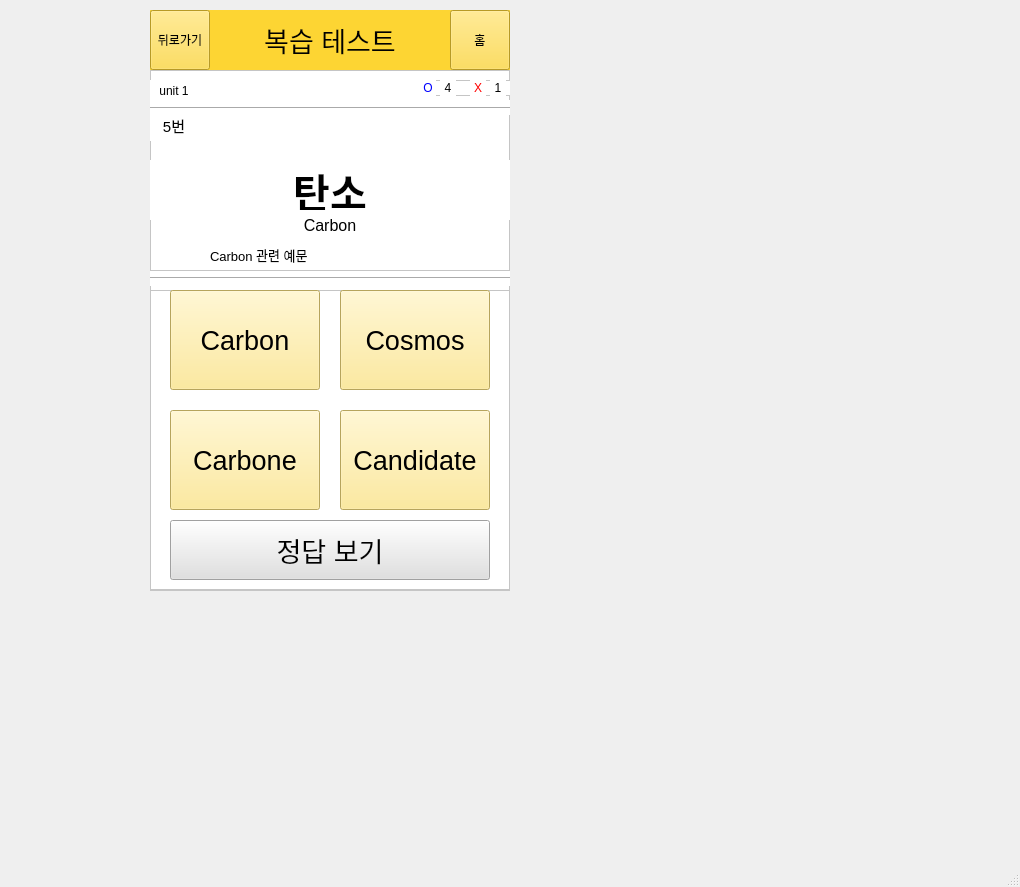
<?xml version="1.0" encoding="UTF-8"?>
<ui version="4.0">
 <class>MainWindow</class>
 <widget class="QMainWindow" name="MainWindow">
  <property name="geometry">
   <rect>
    <x>0</x>
    <y>0</y>
    <width>1020</width>
    <height>887</height>
   </rect>
  </property>
  <property name="windowTitle">
   <string>MainWindow</string>
  </property>
  <property name="styleSheet">
   <string notr="true"/>
  </property>
  <widget class="QWidget" name="centralwidget">
   <widget class="QFrame" name="frame">
    <property name="geometry">
     <rect>
      <x>150</x>
      <y>10</y>
      <width>360</width>
      <height>581</height>
     </rect>
    </property>
    <property name="maximumSize">
     <size>
      <width>360</width>
      <height>600</height>
     </size>
    </property>
    <property name="styleSheet">
     <string notr="true">background-color: white ;</string>
    </property>
    <property name="frameShape">
     <enum>QFrame::Shape::StyledPanel</enum>
    </property>
    <property name="frameShadow">
     <enum>QFrame::Shadow::Raised</enum>
    </property>
    <widget class="QLabel" name="label">
     <property name="geometry">
      <rect>
       <x>0</x>
       <y>0</y>
       <width>360</width>
       <height>60</height>
      </rect>
     </property>
     <property name="maximumSize">
      <size>
       <width>360</width>
       <height>60</height>
      </size>
     </property>
     <property name="styleSheet">
      <string notr="true">background-color : rgba(253, 213, 51, 0.97) ;</string>
     </property>
     <property name="text">
      <string/>
     </property>
    </widget>
    <widget class="QPushButton" name="go_back_but">
     <property name="geometry">
      <rect>
       <x>0</x>
       <y>0</y>
       <width>60</width>
       <height>60</height>
      </rect>
     </property>
     <property name="maximumSize">
      <size>
       <width>60</width>
       <height>60</height>
      </size>
     </property>
     <property name="styleSheet">
      <string notr="true">background-color: rgba(253, 213, 51, 0.97) ;
</string>
     </property>
     <property name="text">
      <string>뒤로가기</string>
     </property>
    </widget>
    <widget class="QPushButton" name="home_but">
     <property name="geometry">
      <rect>
       <x>300</x>
       <y>0</y>
       <width>60</width>
       <height>60</height>
      </rect>
     </property>
     <property name="maximumSize">
      <size>
       <width>60</width>
       <height>60</height>
      </size>
     </property>
     <property name="styleSheet">
      <string notr="true">background-color: rgba(253, 213, 51, 0.97) ;
</string>
     </property>
     <property name="text">
      <string>홈</string>
     </property>
    </widget>
    <widget class="QLabel" name="page_name">
     <property name="geometry">
      <rect>
       <x>60</x>
       <y>0</y>
       <width>240</width>
       <height>60</height>
      </rect>
     </property>
     <property name="maximumSize">
      <size>
       <width>240</width>
       <height>60</height>
      </size>
     </property>
     <property name="font">
      <font>
       <pointsize>20</pointsize>
      </font>
     </property>
     <property name="styleSheet">
      <string notr="true">background-color : rgba(253, 213, 51, 0.97) ;</string>
     </property>
     <property name="text">
      <string>복습 테스트</string>
     </property>
     <property name="alignment">
      <set>Qt::AlignmentFlag::AlignCenter</set>
     </property>
    </widget>
    <widget class="QFrame" name="frame_3">
     <property name="geometry">
      <rect>
       <x>0</x>
       <y>60</y>
       <width>360</width>
       <height>45</height>
      </rect>
     </property>
     <property name="maximumSize">
      <size>
       <width>360</width>
       <height>45</height>
      </size>
     </property>
     <property name="frameShape">
      <enum>QFrame::Shape::StyledPanel</enum>
     </property>
     <property name="frameShadow">
      <enum>QFrame::Shadow::Raised</enum>
     </property>
     <widget class="Line" name="line">
      <property name="geometry">
       <rect>
        <x>0</x>
        <y>30</y>
        <width>365</width>
        <height>16</height>
       </rect>
      </property>
      <property name="maximumSize">
       <size>
        <width>365</width>
        <height>16777215</height>
       </size>
      </property>
      <property name="font">
       <font>
        <bold>false</bold>
       </font>
      </property>
      <property name="orientation">
       <enum>Qt::Orientation::Horizontal</enum>
      </property>
     </widget>
     <widget class="QLabel" name="unit_name">
      <property name="geometry">
       <rect>
        <x>0</x>
        <y>10</y>
        <width>48</width>
        <height>21</height>
       </rect>
      </property>
      <property name="text">
       <string>unit 1</string>
      </property>
      <property name="alignment">
       <set>Qt::AlignmentFlag::AlignCenter</set>
      </property>
     </widget>
     <widget class="QFrame" name="frame_2">
      <property name="geometry">
       <rect>
        <x>270</x>
        <y>10</y>
        <width>91</width>
        <height>16</height>
       </rect>
      </property>
      <property name="frameShape">
       <enum>QFrame::Shape::StyledPanel</enum>
      </property>
      <property name="frameShadow">
       <enum>QFrame::Shadow::Raised</enum>
      </property>
      <widget class="QLabel" name="label_2">
       <property name="geometry">
        <rect>
         <x>0</x>
         <y>0</y>
         <width>16</width>
         <height>16</height>
        </rect>
       </property>
       <property name="styleSheet">
        <string notr="true">color : blue</string>
       </property>
       <property name="text">
        <string>O</string>
       </property>
       <property name="alignment">
        <set>Qt::AlignmentFlag::AlignCenter</set>
       </property>
      </widget>
      <widget class="QLabel" name="label_6">
       <property name="geometry">
        <rect>
         <x>50</x>
         <y>0</y>
         <width>16</width>
         <height>16</height>
        </rect>
       </property>
       <property name="styleSheet">
        <string notr="true">Color : red ;</string>
       </property>
       <property name="text">
        <string>X</string>
       </property>
       <property name="alignment">
        <set>Qt::AlignmentFlag::AlignCenter</set>
       </property>
      </widget>
      <widget class="QLabel" name="q_right">
       <property name="geometry">
        <rect>
         <x>20</x>
         <y>0</y>
         <width>16</width>
         <height>16</height>
        </rect>
       </property>
       <property name="text">
        <string>4</string>
       </property>
       <property name="alignment">
        <set>Qt::AlignmentFlag::AlignCenter</set>
       </property>
      </widget>
      <widget class="QLabel" name="q_wrong">
       <property name="geometry">
        <rect>
         <x>70</x>
         <y>0</y>
         <width>16</width>
         <height>16</height>
        </rect>
       </property>
       <property name="text">
        <string>1</string>
       </property>
       <property name="alignment">
        <set>Qt::AlignmentFlag::AlignCenter</set>
       </property>
      </widget>
      <zorder>label_6</zorder>
      <zorder>q_right</zorder>
      <zorder>q_wrong</zorder>
      <zorder>label_2</zorder>
     </widget>
    </widget>
    <widget class="QLabel" name="q_num">
     <property name="geometry">
      <rect>
       <x>0</x>
       <y>100</y>
       <width>48</width>
       <height>31</height>
      </rect>
     </property>
     <property name="font">
      <font>
       <pointsize>11</pointsize>
      </font>
     </property>
     <property name="text">
      <string>5번</string>
     </property>
     <property name="alignment">
      <set>Qt::AlignmentFlag::AlignCenter</set>
     </property>
    </widget>
    <widget class="Line" name="line_2">
     <property name="geometry">
      <rect>
       <x>0</x>
       <y>260</y>
       <width>365</width>
       <height>16</height>
      </rect>
     </property>
     <property name="maximumSize">
      <size>
       <width>365</width>
       <height>16777215</height>
      </size>
     </property>
     <property name="font">
      <font>
       <bold>false</bold>
      </font>
     </property>
     <property name="orientation">
      <enum>Qt::Orientation::Horizontal</enum>
     </property>
    </widget>
    <widget class="QFrame" name="frame_5">
     <property name="geometry">
      <rect>
       <x>0</x>
       <y>280</y>
       <width>360</width>
       <height>300</height>
      </rect>
     </property>
     <property name="maximumSize">
      <size>
       <width>360</width>
       <height>300</height>
      </size>
     </property>
     <property name="styleSheet">
      <string notr="true">background-color : white ;</string>
     </property>
     <property name="frameShape">
      <enum>QFrame::Shape::StyledPanel</enum>
     </property>
     <property name="frameShadow">
      <enum>QFrame::Shadow::Raised</enum>
     </property>
     <widget class="QPushButton" name="ans_1">
      <property name="geometry">
       <rect>
        <x>20</x>
        <y>0</y>
        <width>150</width>
        <height>100</height>
       </rect>
      </property>
      <property name="maximumSize">
       <size>
        <width>150</width>
        <height>100</height>
       </size>
      </property>
      <property name="font">
       <font>
        <pointsize>20</pointsize>
       </font>
      </property>
      <property name="styleSheet">
       <string notr="true">background-color : rgb(255, 230, 130) ;</string>
      </property>
      <property name="text">
       <string>Carbon</string>
      </property>
     </widget>
     <widget class="QPushButton" name="ans_2">
      <property name="geometry">
       <rect>
        <x>190</x>
        <y>0</y>
        <width>150</width>
        <height>100</height>
       </rect>
      </property>
      <property name="maximumSize">
       <size>
        <width>150</width>
        <height>100</height>
       </size>
      </property>
      <property name="font">
       <font>
        <pointsize>20</pointsize>
       </font>
      </property>
      <property name="styleSheet">
       <string notr="true">background-color : rgb(255, 230, 130) ;</string>
      </property>
      <property name="text">
       <string>Cosmos</string>
      </property>
     </widget>
     <widget class="QPushButton" name="ans_3">
      <property name="geometry">
       <rect>
        <x>20</x>
        <y>120</y>
        <width>150</width>
        <height>100</height>
       </rect>
      </property>
      <property name="maximumSize">
       <size>
        <width>150</width>
        <height>100</height>
       </size>
      </property>
      <property name="font">
       <font>
        <pointsize>20</pointsize>
       </font>
      </property>
      <property name="styleSheet">
       <string notr="true">background-color : rgb(255, 230, 130) ;</string>
      </property>
      <property name="text">
       <string>Carbone</string>
      </property>
     </widget>
     <widget class="QPushButton" name="ans_4">
      <property name="geometry">
       <rect>
        <x>190</x>
        <y>120</y>
        <width>150</width>
        <height>100</height>
       </rect>
      </property>
      <property name="maximumSize">
       <size>
        <width>150</width>
        <height>100</height>
       </size>
      </property>
      <property name="font">
       <font>
        <pointsize>20</pointsize>
       </font>
      </property>
      <property name="styleSheet">
       <string notr="true">background-color : rgb(255, 230, 130) ;</string>
      </property>
      <property name="text">
       <string>Candidate</string>
      </property>
     </widget>
     <widget class="QPushButton" name="look_ans">
      <property name="geometry">
       <rect>
        <x>20</x>
        <y>230</y>
        <width>320</width>
        <height>60</height>
       </rect>
      </property>
      <property name="maximumSize">
       <size>
        <width>320</width>
        <height>60</height>
       </size>
      </property>
      <property name="font">
       <font>
        <pointsize>20</pointsize>
       </font>
      </property>
      <property name="styleSheet">
       <string notr="true">background-color : rgb(224, 224, 224) ;</string>
      </property>
      <property name="text">
       <string>정답 보기</string>
      </property>
     </widget>
    </widget>
    <widget class="QFrame" name="frame_6">
     <property name="geometry">
      <rect>
       <x>0</x>
       <y>150</y>
       <width>360</width>
       <height>111</height>
      </rect>
     </property>
     <property name="maximumSize">
      <size>
       <width>360</width>
       <height>120</height>
      </size>
     </property>
     <property name="frameShape">
      <enum>QFrame::Shape::StyledPanel</enum>
     </property>
     <property name="frameShadow">
      <enum>QFrame::Shadow::Raised</enum>
     </property>
     <widget class="QLabel" name="q_name">
      <property name="geometry">
       <rect>
        <x>0</x>
        <y>0</y>
        <width>360</width>
        <height>60</height>
       </rect>
      </property>
      <property name="maximumSize">
       <size>
        <width>360</width>
        <height>60</height>
       </size>
      </property>
      <property name="font">
       <font>
        <pointsize>30</pointsize>
        <bold>true</bold>
       </font>
      </property>
      <property name="text">
       <string>탄소</string>
      </property>
      <property name="alignment">
       <set>Qt::AlignmentFlag::AlignCenter</set>
      </property>
     </widget>
     <widget class="QLabel" name="ans_meaning">
      <property name="geometry">
       <rect>
        <x>60</x>
        <y>50</y>
        <width>240</width>
        <height>30</height>
       </rect>
      </property>
      <property name="maximumSize">
       <size>
        <width>240</width>
        <height>30</height>
       </size>
      </property>
      <property name="font">
       <font>
        <pointsize>12</pointsize>
       </font>
      </property>
      <property name="text">
       <string>Carbon</string>
      </property>
      <property name="alignment">
       <set>Qt::AlignmentFlag::AlignCenter</set>
      </property>
     </widget>
     <widget class="QLabel" name="ans_sentence">
      <property name="geometry">
       <rect>
        <x>60</x>
        <y>80</y>
        <width>240</width>
        <height>30</height>
       </rect>
      </property>
      <property name="maximumSize">
       <size>
        <width>240</width>
        <height>30</height>
       </size>
      </property>
      <property name="font">
       <font>
        <pointsize>10</pointsize>
       </font>
      </property>
      <property name="text">
       <string>Carbon 관련 예문</string>
      </property>
     </widget>
    </widget>
   </widget>
  </widget>
  <widget class="QMenuBar" name="menubar">
   <property name="geometry">
    <rect>
     <x>0</x>
     <y>0</y>
     <width>1020</width>
     <height>22</height>
    </rect>
   </property>
  </widget>
  <widget class="QStatusBar" name="statusbar"/>
 </widget>
 <resources/>
 <connections/>
</ui>
